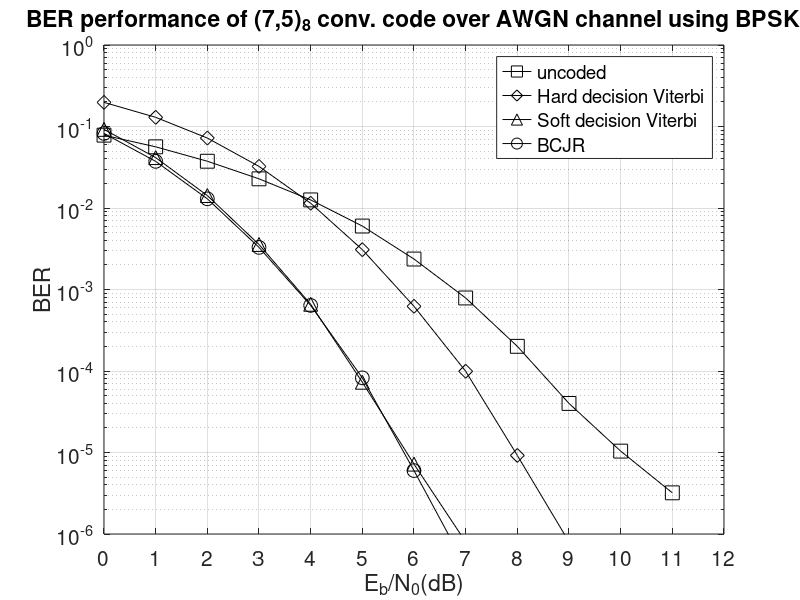
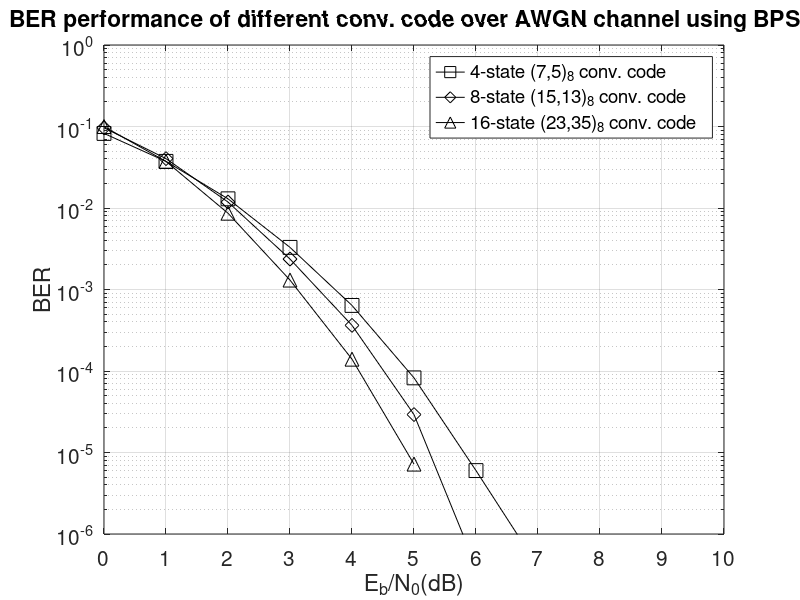
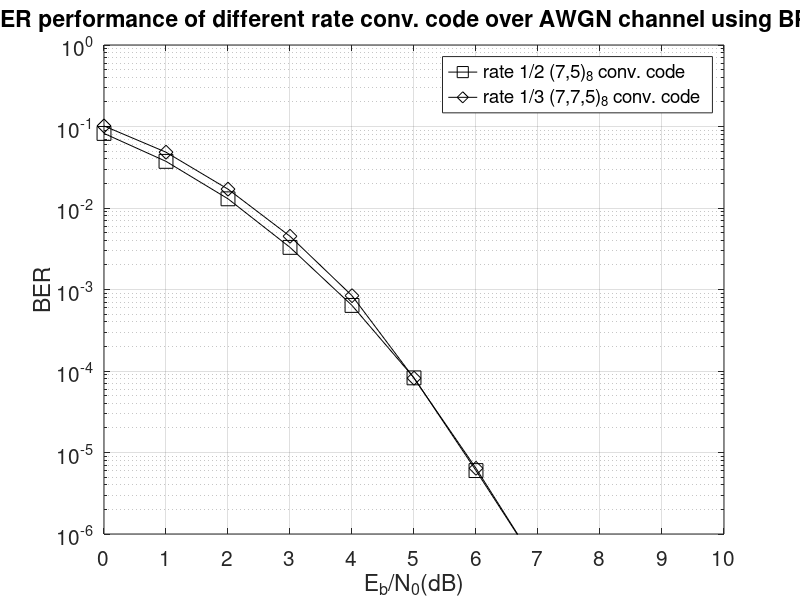

Write the MATLAB code that produced these figures, in order.
close all;clc;
[A]=xlsread('(7,5)_HardViterbi.csv');
[B]=xlsread('(7,5)_SoftViterbi.csv');
[C]=xlsread('(7,5)_uncode.csv');
[D]=xlsread('(7,5)_bcjr.csv');
hard_viterbi=semilogy(A(:,1),A(:,2),'-kd','MarkerSize',10);hold on;
soft_viterbi=semilogy(B(:,1),B(:,2),'-k^','MarkerSize',10);hold on;
uncode=semilogy(C(:,1),C(:,2),'-ks','MarkerSize',10);hold on;
bcjr=semilogy(D(:,1),D(:,2),'-ko','MarkerSize',10);
set(gca,'FontSize',15,'XTick',0:1:12);
grid on;
xlabel('E_b/N_0(dB)');
ylabel('BER');
title('BER performance of (7,5)_8 conv. code over AWGN channel using BPSK');
legend([uncode,hard_viterbi,soft_viterbi,bcjr],'uncoded','Hard decision Viterbi','Soft decision Viterbi','BCJR');
axis([0 12 1e-6 1]);
% Constraint Length
% figure;
% hard_viterbi=semilogy(A(:,1),A(:,2),'-kd','MarkerSize',10);hold on;
% hard_viterbi_15_13=semilogy(E(:,1),E(:,2),'-ks','MarkerSize',10);hold on;
% xlabel('E_b/N_0(dB)');
% ylabel('BER');
% title('BER performance of rate 1/2 conv. code over AWGN channel using BPSK');
% legend([hard_viterbi,hard_viterbi_15_13],'K=3','K=4');
% axis([0 12 1e-6 1]);

% BCJR Decoding Algorithm
% different constraint length
figure;
[A]=xlsread('(7,5)_bcjr.csv');
[B]=xlsread('(15,13)_bcjr.csv');
[C]=xlsread('(23,35)_bcjr.csv');
bcjr_4state=semilogy(A(:,1),A(:,2),'-ks','MarkerSize',10);hold on;
bcjr_8state=semilogy(B(:,1),B(:,2),'-kd','MarkerSize',10);hold on;
bcjr_16state=semilogy(C(:,1),C(:,2),'-k^','MarkerSize',10);
set(gca,'FontSize',15,'XTick',0:1:12);
grid on;
xlabel('E_b/N_0(dB)');
ylabel('BER');
title('BER performance of different conv. code over AWGN channel using BPSK');
legend([bcjr_4state,bcjr_8state,bcjr_16state],'4-state (7,5)_8 conv. code','8-state (15,13)_8 conv. code','16-state (23,35)_8 conv. code');
axis([0 10 1e-6 1]);
% BCJR Decoding Algorithm
% different rate
figure;
[A]=xlsread('(7,5)_bcjr.csv');
[B]=xlsread('(7,7,5)_bcjr.csv');
bcjr_rate_1_2=semilogy(A(:,1),A(:,2),'-ks','MarkerSize',10);hold on;
bcjr_rate_1_3=semilogy(B(:,1),B(:,2),'-kd','MarkerSize',10);hold on;
set(gca,'FontSize',15,'XTick',0:1:12);
grid on;
xlabel('E_b/N_0(dB)');
ylabel('BER');
title('BER performance of different rate conv. code over AWGN channel using BPSK');
legend([bcjr_rate_1_2,bcjr_rate_1_3],'rate 1/2 (7,5)_8 conv. code','rate 1/3 (7,7,5)_8 conv. code');
axis([0 10 1e-6 1]);
